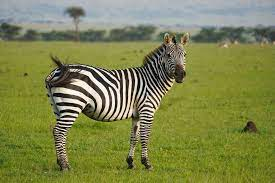
#> input picture data/images/animal1.jpeg, 275 x 183 px
$ python transformations.py
#> lines starting #> are read from the running program, lines starting #| are printed output that depends on the picture
import cv2 as cv
import numpy as np

img = cv.imread('data/images/animal1.jpeg')
#> img is the input picture: shape (183, 275, 3); mean B, G, R 77.2, 132.8, 126.8
cv.imshow('Animal', img)

# 1. Translation
def translate(img, x, y):
#> called with x = 100, y = 100
    transMatrix = np.float32([[1,0,x], [0,1,y]])
    dimensions = (img.shape[1], img.shape[0])
#> dimensions = (275, 183)
    return cv.warpAffine(img, transMatrix, dimensions)
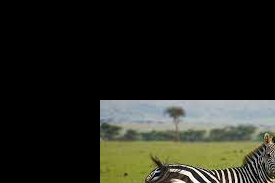
#> returned value: shape (183, 275, 3); mean of channels 0, 1, 2 31.3, 39.2, 38; drawn as B, G, R

translated = translate(img, 100, 100) # 100px right and 100px down (attaching negatives change the respective directions)
cv.imshow('Translated', translated)

# 2. Rotation
def rotate(img, angle, rotPoint=None):
#> called with angle = 45
    (height, width) = img.shape[:2]
#> height = 183; width = 275
    if rotPoint is None:
        rotPoint = (width//2, height//2)
#> rotPoint = (137, 91)
        rotMatrix = cv.getRotationMatrix2D(rotPoint, angle, 1.0)
        dimensions = (width, height)
#> dimensions = (275, 183)
        return cv.warpAffine(img, rotMatrix, dimensions)
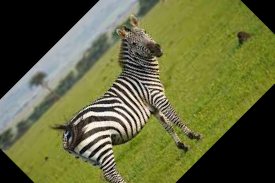
#> returned value: shape (183, 275, 3); mean of channels 0, 1, 2 59.6, 103.5, 99.7; drawn as B, G, R

rotated = rotate(img, 45)
cv.imshow('Rotated', rotated)

# [8 lines of commented-out code are left out]
flip = cv.flip(img, 0) # Flipping Vertically 180 degrees clockwise
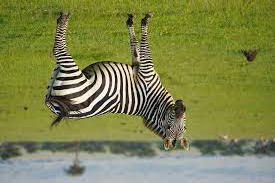
#> flip: shape (183, 275, 3); mean B, G, R 77.2, 132.8, 126.8
cv.imshow('Flipped Vertically', flip)

flip = cv.flip(img, -1) # Flipping Vertically 180 degrees anticlockwise
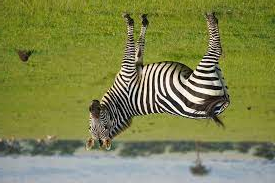
#> flip: shape (183, 275, 3); mean B, G, R 77.2, 132.8, 126.8
cv.imshow('Flipped Vertically & Horizontally', flip)

flip = cv.flip(img, 1) # Flipping Horizontally 180 degrees
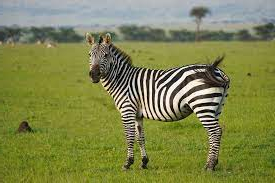
#> flip: shape (183, 275, 3); mean B, G, R 77.2, 132.8, 126.8
cv.imshow('Flipped Horizontally', flip)


cv.waitKey(0)

$ run again, with data/images/animal2.jpeg copied over data/images/animal1.jpeg
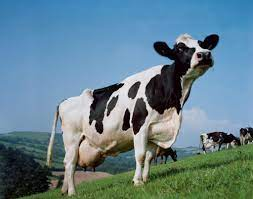
#> input picture data/images/animal2.jpeg, 253 x 199 px
#> img is the input picture: shape (199, 253, 3); mean B, G, R 140.9, 128.7, 99.3
#> in rotate, `return cv.warpAffine(img, rotMatrix, dimensions)`:
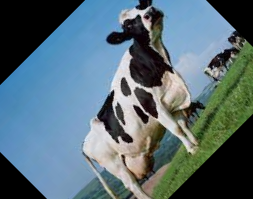
#> returned value: shape (199, 253, 3); mean of channels 0, 1, 2 118.4, 109, 87.3; drawn as B, G, R
#> `flip = cv.flip(img, 1)`:
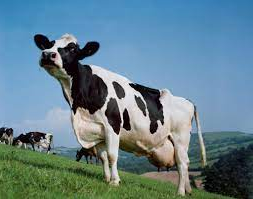
#> flip: shape (199, 253, 3); mean B, G, R 140.9, 128.7, 99.3

$ run again, with data/images/animal4.jpeg copied over data/images/animal1.jpeg
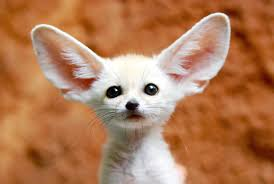
#> input picture data/images/animal4.jpeg, 274 x 184 px
#> img is the input picture: shape (184, 274, 3); mean B, G, R 87.2, 123.9, 178.2
#> in rotate, `return cv.warpAffine(img, rotMatrix, dimensions)`:
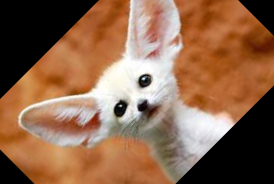
#> returned value: shape (184, 274, 3); mean of channels 0, 1, 2 75.6, 102.2, 141.5; drawn as B, G, R
#> `flip = cv.flip(img, 1)`:
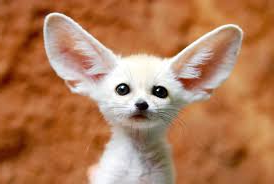
#> flip: shape (184, 274, 3); mean B, G, R 87.2, 123.9, 178.2

$ run again, with data/images/animal5.jpeg copied over data/images/animal1.jpeg
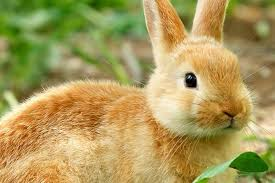
#> input picture data/images/animal5.jpeg, 275 x 183 px
#> img is the input picture: shape (183, 275, 3); mean B, G, R 90.1, 154.3, 170.6
#> in rotate, `return cv.warpAffine(img, rotMatrix, dimensions)`:
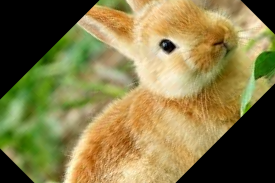
#> returned value: shape (183, 275, 3); mean of channels 0, 1, 2 71.5, 122, 133.1; drawn as B, G, R
#> `flip = cv.flip(img, 1)`:
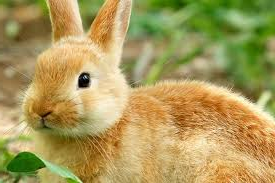
#> flip: shape (183, 275, 3); mean B, G, R 90.1, 154.3, 170.6
